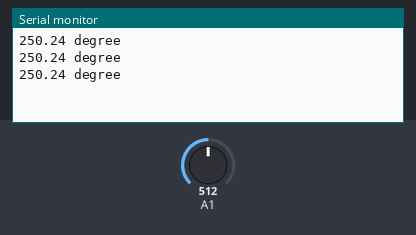
Recording of a sketch running on a simulated Arduino Uno, built with avr-gcc and run on an emulated ATmega328P. On the bench: the last lines printed to the serial monitor. The inputs (shaded band) are chosen by the test bench; at power-on: A1 = 512.

Above: at 1.3 s.
1.4 s: A1 set to 716
At 1.9 s:
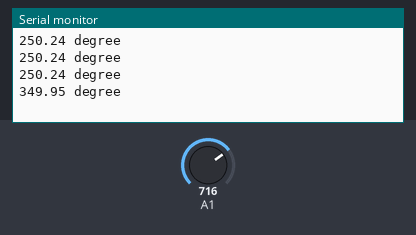
2.9 s: A1 set to 900
At 3.4 s:
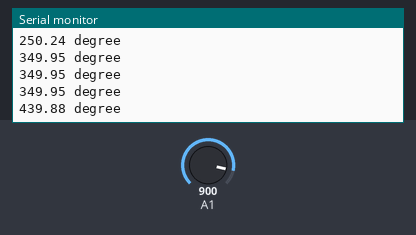
Timing chart, 0 to 5.9 s (numbered marks = the images above; inputs shaded):
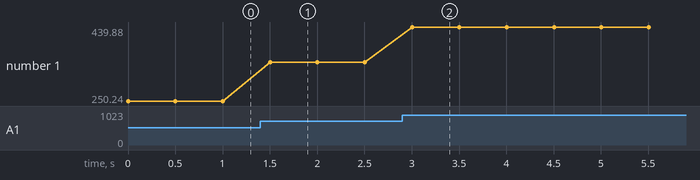

The sketch:

Analog_test.ino
```cpp
void setup() {
  // put your setup code here, to run once:
  Serial.begin(9600);
}

void loop() {
  // put your main code here, to run repeatedly:
  float a = analogRead(A1);
  float vol = a * 5 / 1023;
  float temp = vol * 100;
  // Serial.println(String(vol) + "V");
  Serial.println(String(temp) + " degree");
  delay(500);
}
```

Measured:
- after the input at 1.4 s, the serial monitor: prints a new line after 0.10 s (image 1)
- after the input at 2.9 s, the serial monitor: prints a new line after 0.10 s (image 2)
- plotted number 1: 250.24 → 349.95 after the input at 1.4 s, 349.95 → 439.88 after the input at 2.9 s
